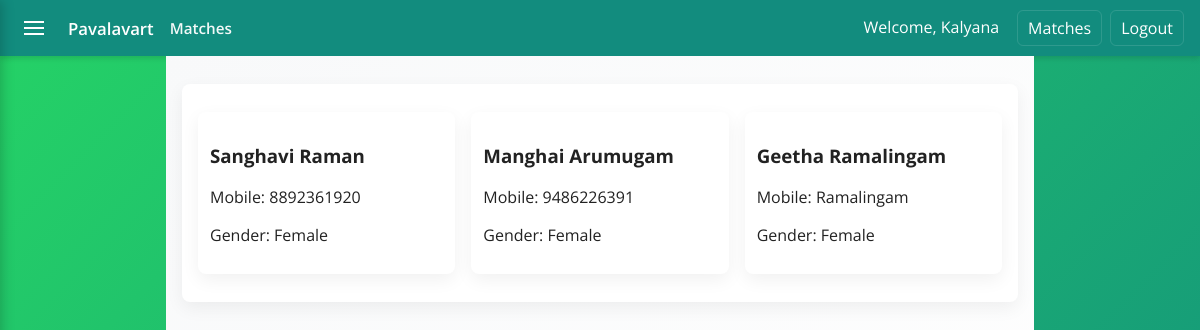
The page /matches/ (signed in) on the database its author committed.
### alliance/models.py (models this page shows, shortened)
class MemberProfile(models.Model):
    GENDER_CHOICES = [
        ('M', 'Male'),
        ('F', 'Female'),
        ('O', 'Other'),
    ]
    user = models.OneToOneField(User, on_delete=models.CASCADE, related_name='profile')
    mobile = models.CharField(max_length=15, unique=True)
    gender = models.CharField(max_length=1, choices=GENDER_CHOICES, default='O')
    created_at = models.DateTimeField(auto_now_add=True)

### alliance/views.py (the view)
# urls.py: path('matches/', views.matches, name='matches'),
@login_required
def matches(request):
    try:
        profile = request.user.profile
        my_gender = profile.gender
    except MemberProfile.DoesNotExist:
        my_gender = None
    if my_gender == 'M':
        target_gender = 'F'
    elif my_gender == 'F':
        target_gender = 'M'
    else:
        target_gender = None
    def is_profile_complete(p: MemberProfile):
        try:
            fd = p.family_detail
            bd = p.birth_detail
            pd = p.professional_detail
        except (FamilyDetail.DoesNotExist, BirthDetail.DoesNotExist, ProfessionalDetail.DoesNotExist):
            return False
        family_filled = any([fd.father_name, fd.mother_name, fd.siblings, fd.caste_id, fd.koottam_id, fd.kula_deity])
        birth_filled = any([bd.date_of_birth, bd.time_of_birth, bd.place_of_birth, bd.rasi_id, bd.star_id])
        prof_filled = any([pd.education_id, pd.profession_id, pd.monthly_income])
        return family_filled and birth_filled and prof_filled
    try:
        me_profile = request.user.profile
        me_complete = is_profile_complete(me_profile)
    except MemberProfile.DoesNotExist:
        me_profile = None
        me_complete = False
    qs = MemberProfile.objects.exclude(user=request.user)
    if target_gender:
        qs = qs.filter(gender=target_gender)
    profiles = [p for p in qs if is_profile_complete(p)]
    return render(request, 'main/matches.html', {'profiles': profiles, 'me_complete': me_complete})

### alliance/templates/main/matches.html (shortened to what this page needs)
{% extends 'main/base.html' %}
{% block page_title %}Matches{% endblock %}
{% block content %}
<div class="container matches-body">
    <div class="card">
        <div class="profile-grid">
            {% if profiles %}
                {% for p in profiles %}
                <a href="{% url 'profile_detail' p.pk %}" class="card profile profile-link" style="text-decoration:none; color:inherit; display:block">
                    <h3>{{ p.user.first_name }} {{ p.user.last_name }}</h3>
                    <p>Mobile: {{ p.mobile }}</p>
                    <p>Gender: {{ p.get_gender_display }}</p>
                </a>
                {% endfor %}
            {% else %}
                <div class="card">No matching profiles found.</div>
            {% endif %}
        </div>
    </div>
</div>
{% endblock %}

### alliance/templates/main/base.html (shortened to what this page needs)
<!DOCTYPE html>
<html lang="en">
<head>
</head>
<body>
    <header class="app-bar">
        <div class="left">
            {% if request.user.is_authenticated %}
                <button id="hamburgerBtn" class="hamburger" aria-label="Open menu">
                    <span class="bar"></span>
                </button>
            {% endif %}
            <a href="{% url 'home' %}" class="app-title" style="color:#fff; text-decoration:none">Pavalavart</a>
            <div class="page-title">{% block page_title %}{% endblock %}</div>
        </div>
        <nav class="nav-links">
            {% if request.user.is_authenticated %}
                <span style="display:inline-block; padding:6px 10px">Welcome, {{ request.user.first_name }}</span>
                <a href="{% url 'matches' %}">Matches</a>
                <a href="{% url 'logout' %}">Logout</a>
            {% else %}
                <a href="{% url 'login' %}">Login</a>
                <a href="{% url 'register' %}">Register</a>
            {% endif %}
        </nav>
    </header>
    <main class="container">
        {% block content %}{% endblock %}
    </main>
</body>
</html>

### alliance/templates/main/base.html (style rules this page uses)
html { box-sizing: border-box; }
*, *:before, *:after { box-sizing: inherit; }
body { margin:0; font-family: 'Open Sans', Arial, sans-serif; background: linear-gradient(135deg,#25d366 0%,#128c7e 100%); min-height:100vh; color:#222 }
.app-bar { background: #128c7e; color: #fff; height:56px; display:flex; align-items:center; justify-content:space-between; padding:0 1rem; box-shadow: 0 2px 6px rgba(0,0,0,0.15); }
.app-bar .left { display:flex; align-items:center; gap:1rem }
.app-title { font-weight:600; font-size:1.05rem }
.page-title { font-weight:600; font-size:0.95rem; opacity:0.95 }
.nav-links { display:flex; gap:0.5rem }
.nav-links a { color:#fff; text-decoration:none; padding:6px 10px; border-radius:6px; border:1px solid rgba(255,255,255,0.12) }
.container { max-width:900px; margin:1.25rem auto; padding:0 1rem }
.card { background:#fff; border-radius:10px; padding:1rem; box-shadow:0 6px 18px rgba(0,0,0,0.06) }
.hamburger { width:36px; height:36px; display:flex; align-items:center; justify-content:center; cursor:pointer; border-radius:6px; background:transparent; border:none; color:#fff }
.hamburger .bar { width:20px; height:2px; background:#fff; display:block; position:relative }
.hamburger .bar:before, .hamburger .bar:after { content:''; position:absolute; left:0; right:0; height:2px; background:#fff }
.hamburger .bar:before { top:-6px }
.hamburger .bar:after { top:6px }

### alliance/templates/main/matches.html (style rules this page uses)
.matches-body { font-family: 'Open Sans', Arial, sans-serif; margin:0; padding:1rem; background: linear-gradient(135deg,#f8f9fa 0%,#fff 100%); min-height:100vh }
.container { max-width:900px; margin:0 auto }
.card { background:#fff; padding:1rem; border-radius:8px; box-shadow:0 6px 18px rgba(0,0,0,0.06); margin:0.75rem 0 }
.profile-grid { display:grid; grid-template-columns: repeat(auto-fill,minmax(220px,1fr)); gap:1rem }
.profile { padding:0.75rem }

### rows shown on the page
MemberProfile: user.first_name "Sanghavi", user.last_name "Raman", mobile "8892361920", gender "Female"
MemberProfile: user.first_name "Manghai", user.last_name "Arumugam", mobile "9486226391", gender "Female"
MemberProfile: user.first_name "Geetha", user.last_name "Ramalingam", mobile "Ramalingam", gender "Female"

### other values the page prints
{{ request.user.first_name }} "Kalyana"
